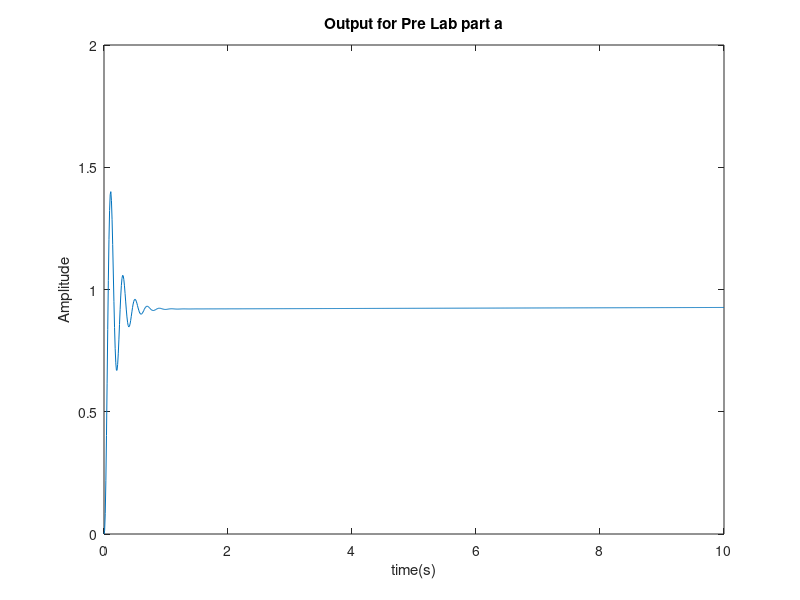

Reproduce this figure in MATLAB.
% clc
% clear
% close all

z=[-0.01 -6];
p=[0 -20 -100];

k=11017.01;
K=zpk(z,p,k);
G=tf([10],[1 10 29]);

t=0:0.01:10;
x=ones(1,length(t));
y=lsim((K.*G)/(1+K.*G),x,t);

plot(t,y)

title('Output for Pre Lab part a')
xlabel('time(s)')
ylabel('Amplitude')
